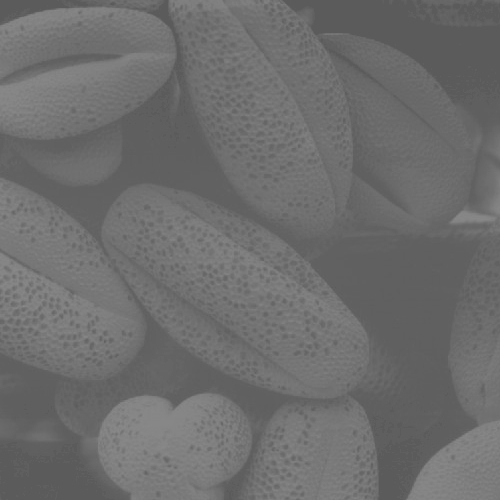
#> input picture Digital_Image_Processing/exp_4/cell.jpg, 500 x 500 px
$ python exp_4_4.py
#> lines starting #> are read from the running program, lines starting #| are printed output that depends on the picture
#> further down, im_0 is the input picture: shape (500, 500); min 90, max 138, mean 109.1
### Digital_Image_Processing/exp_4/PyDIP.py
# -*- coding:utf-8 -*-

import matplotlib.pylab as pl
import matplotlib.cm as cm
import numpy as np
import Image


# [49 lines left out: functions histeq, meanfilt, stdfilt, not called in this run]

def wgn(mu,sigma,size):
    return np.random.normal(mu,sigma,size)

# [54 lines left out: functions h_sobel, v_sobel, sobel, laplacian, v_laplacian, d_laplacian, not called in this run]

def Roberts(im_0,T,L_G=255,L_B=0):
#> called with T = 9, L_G = 255, L_B = 0
    (M,N) = im_0.shape
#> M = 500; N = 500
    im_1 = im_0.copy()
    for m in range(M-1):
        for n in range(N-1):
            g = np.abs(im_0[m,n]-im_0[m+1,n+1]) + np.abs(im_0[m+1,n]-im_0[m,n+1])
            if g >= T:
                im_1[m,n] = L_G
            else:
                im_1[m,n] = L_B
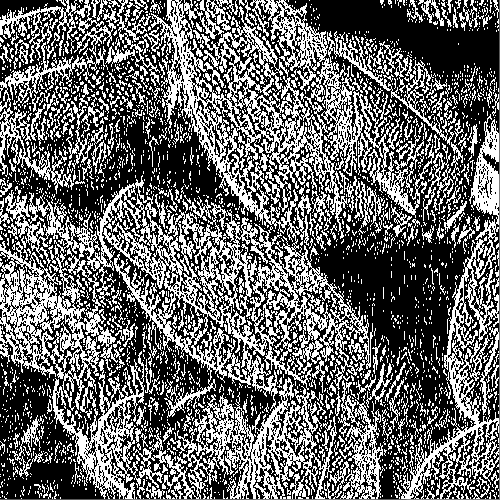
#> im_1: shape (500, 500); min 0, max 255, mean 103.8
    return im_1

def imadjust(im_0,power):
    im_1 = im_0**power
    return im_1

### Digital_Image_Processing/exp_4/exp_4_4.py
# -*- coding:utf-8 -*-

import matplotlib.pylab as pl
import matplotlib.cm as cm
import numpy as np
import Image
from PyDIP import *

im_0 = np.asarray(Image.open('cell.jpg').convert('L'))
fig = pl.figure()

# ax_0
ax_0 = fig.add_subplot(121)
ax_0.imshow(im_0,cmap=cm.gray)
ax_0.set_title('input image')
ax_0.set_xticks([])
ax_0.set_yticks([])

# ax_1
im_1 = Roberts(im_0,9)
ax_1 = fig.add_subplot(122)
ax_1.imshow(im_1,cmap=cm.gray)
ax_1.set_title('Roberts')
ax_1.set_xticks([])
ax_1.set_yticks([])

fig.suptitle('exp_4_4')
fig.savefig('exp_4_4.jpg')
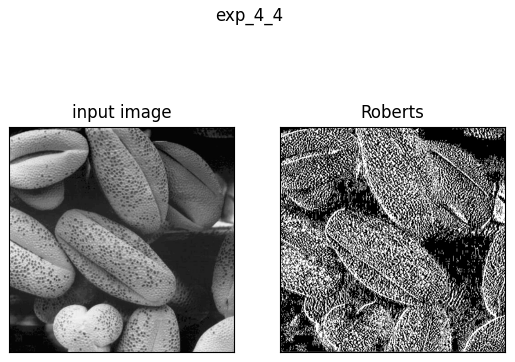
#> figure drawn by matplotlib, 2 panels
